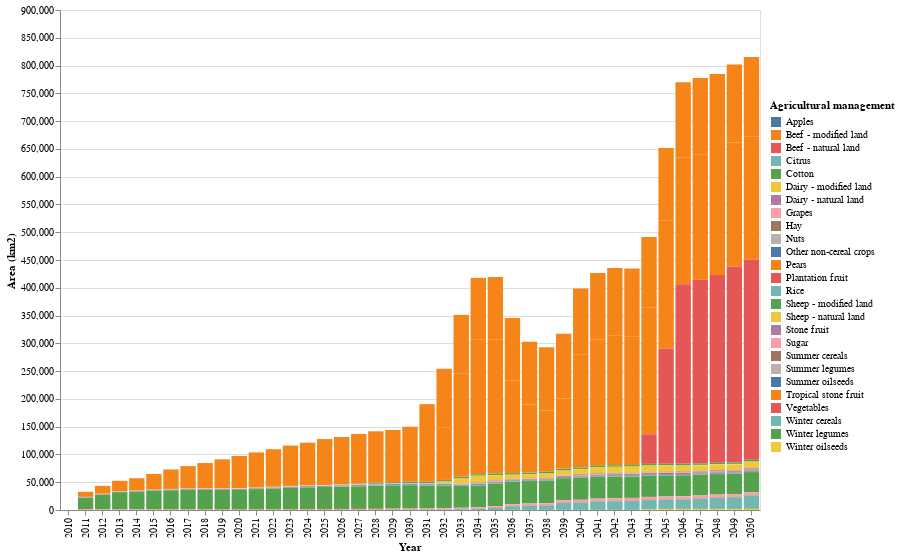

Write notebook code for a chart like this one.
### Code cell
# HIDE CODE
am_area_km2 = get_AREA_am(switches_am)
am_area_km2[['Land use','Agricultural management']] = am_area_km2['Land use']\
                                                     .apply(lambda x: re.findall(r'(.*) \((.*)\)',x)[0]).tolist()

plot_area_am_lu(am_area_km2)

### Figure 1 — Vega-Lite specification as saved in the notebook (floating-point values rounded to 4 significant figures; data arrays with more than 128 entries replaced by an {"elided": "..."} marker saying what was removed)
{"config": {"view": {"continuousWidth": 300, "continuousHeight": 300}}, "data": {"name": "data-96da839ec6494238f53a13a21f2537db"}, "mark": {"type": "bar"}, "encoding": {"color": {"field": "Land use", "legend": {"direction": "vertical", "legendX": 710, "legendY": 90, "orient": "none", "title": "Agricultural management", "titleAnchor": "start"}, "title": "Land use", "type": "nominal"}, "tooltip": [{"field": "Year", "type": "quantitative"}, {"field": "Land use", "type": "nominal"}, {"field": "Area (km2)", "type": "quantitative"}], "x": {"field": "Year", "title": "Year", "type": "ordinal"}, "y": {"field": "Area (km2)", "title": "Area (km2)", "type": "quantitative"}}, "height": 500, "width": 700, "$schema": "https://vega.github.io/schema/vega-lite/v5.15.1.json", "datasets": {"data-96da839ec6494238f53a13a21f2537db": {"elided": "1166 records"}}}
